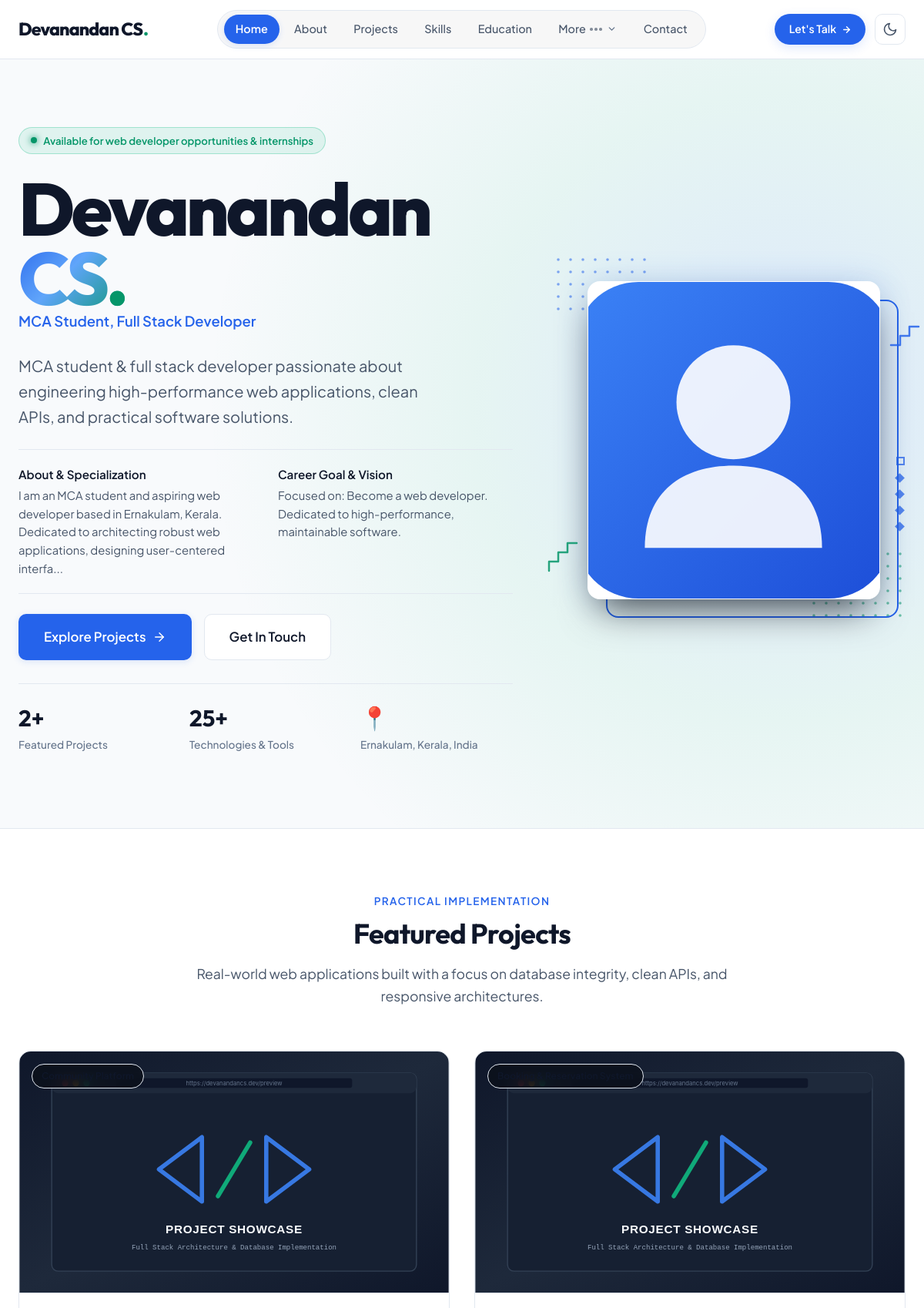
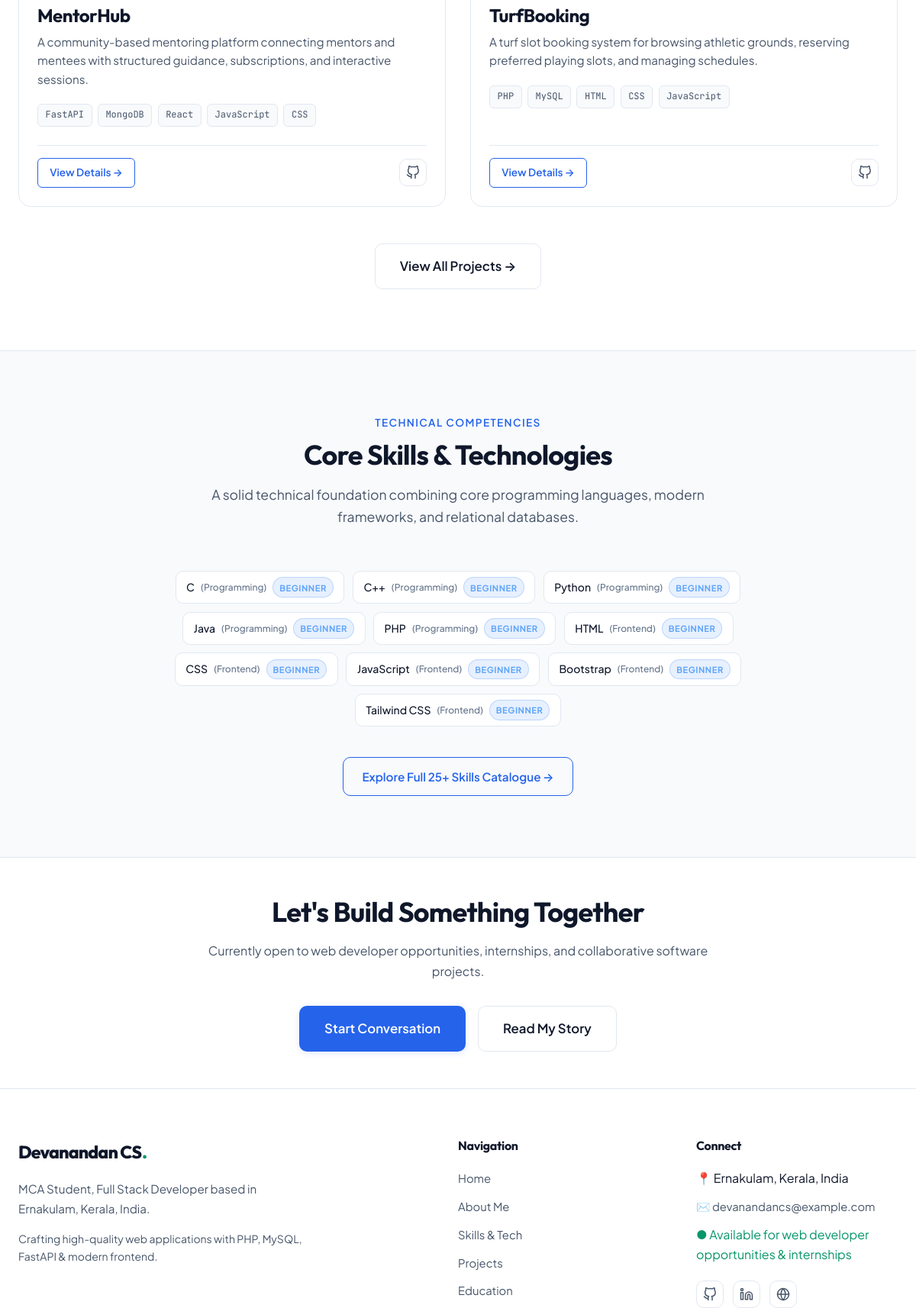
The page / (upper part) on the database its author committed (2 pictures, top to bottom).
### tables this page shows
CREATE TABLE IF NOT EXISTS `profile` (
    `id` INT UNSIGNED AUTO_INCREMENT PRIMARY KEY,
    `full_name` VARCHAR(100) NOT NULL DEFAULT 'Devanandan CS',
    `displayed_name` VARCHAR(100) NOT NULL DEFAULT 'Devanandan CS',
    `professional_title` VARCHAR(150) NOT NULL DEFAULT 'MCA Student, Full Stack Developer',
    `tagline` VARCHAR(255) NOT NULL,
    `bio` TEXT NOT NULL,
    `location` VARCHAR(150) NOT NULL DEFAULT 'Ernakulam, Kerala, India',
    `email` VARCHAR(120) NOT NULL DEFAULT 'devanandancs@example.com',
    `phone` VARCHAR(30) DEFAULT NULL,
    `career_goal` VARCHAR(255) NOT NULL DEFAULT 'Become a web developer',
    `availability_status` VARCHAR(100) NOT NULL DEFAULT 'Available for opportunities',
    `profile_photo` VARCHAR(255) DEFAULT NULL,
    `resume_file` VARCHAR(255) DEFAULT NULL,
    `github_url` VARCHAR(255) DEFAULT 'https://github.com',
    `linkedin_url` VARCHAR(255) DEFAULT 'https://linkedin.com',
    `updated_at` TIMESTAMP DEFAULT CURRENT_TIMESTAMP ON UPDATE CURRENT_TIMESTAMP
);

CREATE TABLE IF NOT EXISTS `projects` (
    `id` INT UNSIGNED AUTO_INCREMENT PRIMARY KEY,
    `title` VARCHAR(150) NOT NULL,
    `slug` VARCHAR(160) NOT NULL UNIQUE,
    `category` VARCHAR(100) NOT NULL DEFAULT 'Web Application',
    `role` VARCHAR(100) NOT NULL DEFAULT 'Full Stack Developer',
    `status` VARCHAR(50) NOT NULL DEFAULT 'In Development',
    `summary` VARCHAR(300) NOT NULL,
    `description` TEXT NOT NULL,
    `technologies` VARCHAR(255) NOT NULL,
    `github_url` VARCHAR(255) DEFAULT NULL,
    `live_url` VARCHAR(255) DEFAULT NULL,
    `featured` TINYINT(1) NOT NULL DEFAULT 0,
    `display_order` INT NOT NULL DEFAULT 0,
    `seo_title` VARCHAR(200) DEFAULT NULL,
    `seo_description` VARCHAR(300) DEFAULT NULL,
    `created_at` TIMESTAMP DEFAULT CURRENT_TIMESTAMP,
    `updated_at` TIMESTAMP DEFAULT CURRENT_TIMESTAMP ON UPDATE CURRENT_TIMESTAMP,
    INDEX `idx_projects_slug` (`slug`),
    INDEX `idx_projects_featured` (`featured`),
    INDEX `idx_projects_order` (`display_order`)
);

CREATE TABLE IF NOT EXISTS `skills` (
    `id` INT UNSIGNED AUTO_INCREMENT PRIMARY KEY,
    `name` VARCHAR(100) NOT NULL,
    `category` ENUM('Programming', 'Frontend', 'Backend', 'Databases', 'Tools', 'AI/ML') NOT NULL,
    `proficiency` ENUM('Beginner', 'Intermediate', 'Advanced') NOT NULL DEFAULT 'Beginner',
    `icon` VARCHAR(100) DEFAULT NULL,
    `display_order` INT NOT NULL DEFAULT 0,
    `created_at` TIMESTAMP DEFAULT CURRENT_TIMESTAMP,
    INDEX `idx_skills_category` (`category`),
    INDEX `idx_skills_order` (`display_order`)
);

CREATE TABLE IF NOT EXISTS `social_links` (
    `id` INT UNSIGNED AUTO_INCREMENT PRIMARY KEY,
    `platform` VARCHAR(60) NOT NULL,
    `url` VARCHAR(255) NOT NULL,
    `icon` VARCHAR(60) NOT NULL,
    `display_order` INT NOT NULL DEFAULT 0,
    `is_active` TINYINT(1) NOT NULL DEFAULT 1,
    `created_at` TIMESTAMP DEFAULT CURRENT_TIMESTAMP,
    INDEX `idx_social_order` (`display_order`)
);

### index.php (the view, shortened to what the rows shown need)
<?php
require_once __DIR__ . '/includes/header.php';
$profile = get_profile();
$db = get_db();
$featuredProjects = [];
try {
    $stmt = $db->query("SELECT * FROM projects WHERE featured = 1 ORDER BY display_order ASC LIMIT 3");
    $featuredProjects = $stmt->fetchAll();
} catch (Exception $e) {
}
$previewSkills = [];
try {
    $stmt = $db->query("SELECT * FROM skills ORDER BY display_order ASC LIMIT 10");
    $previewSkills = $stmt->fetchAll();
} catch (Exception $e) {
}
$heroName = !empty($profile['displayed_name']) ? trim($profile['displayed_name']) : (!empty($profile['full_name']) ? trim($profile['full_name']) : 'Developer');
$nameParts = preg_split('/\s+/', $heroName, 2);
$firstName = $nameParts[0] ?? $heroName;
$secondName = $nameParts[1] ?? '';
$profTitle = !empty($profile['professional_title']) ? $profile['professional_title'] : 'Full Stack Developer';
$tagline = !empty($profile['tagline']) ? $profile['tagline'] : 'I craft solid, database-driven web applications and scalable software products.';
$availStatus = !empty($profile['availability_status']) ? $profile['availability_status'] : 'Available for Developer Roles & Internships';
?>
<section class="creative-hero" id="hero">
    <div class="container">
        <div class="creative-hero-grid">
            <div class="hero-editorial-content">
                <div class="hero-status-pill">
                    <span class="status-dot"></span>
                    <span><?= e($availStatus) ?></span>
                </div>
                <div class="hero-heading-group">
                    <h1 class="hero-name-headline">
                        <?php if (!empty($secondName)): ?>
                            <?= e($firstName) ?><br>
                            <span class="hero-surname-gradient"><?= e($secondName) ?><span class="dot-accent">.</span></span>
                        <?php else: ?>
                            <span class="hero-surname-gradient"><?= e($firstName) ?><span class="dot-accent">.</span></span>
                        <?php endif; ?>
                    </h1>
                    <div class="hero-role-bar">
                        <span class="hero-role-highlight"><?= e($profTitle) ?></span>
                    </div>
                </div>
                <p class="hero-editorial-lead">
                    <?= e($tagline) ?>
                </p>
                <div class="hero-feature-columns">
                    <div class="hero-feat-item">
                        <strong>About &amp; Specialization</strong>
                        <?= !empty($profile['bio']) ? e(mb_strimwidth(strip_tags($profile['bio']), 0, 160, '...')) : 'Architecting robust web applications, clean APIs, and database-driven solutions.' ?>
                    </div>
                    <div class="hero-feat-item">
                        <strong>Career Goal &amp; Vision</strong>
                        <?= !empty($profile['career_goal']) ? 'Focused on: ' . e($profile['career_goal']) . '. Dedicated to high-performance, maintainable software.' : 'Building scalable applications with intuitive user experiences.' ?>
                    </div>
                </div>
                <div class="hero-actions-group">
                    <a href="<?= url('projects.php') ?>" class="btn btn-primary btn-lg">
                    </a>
                    <a href="<?= url('contact.php') ?>" class="btn btn-secondary btn-lg">
                    </a>
                </div>
                <div class="hero-stats" style="margin-top: 0.25rem; padding-top: 1.25rem;">
                    <div class="stat-item">
                    </div>
                    <div class="stat-item">
                    </div>
                    <div class="stat-item">
                        <span class="stat-number"><?= !empty($profile['location']) ? '📍' : 'MCA' ?></span>
                        <span class="stat-label"><?= !empty($profile['location']) ? e($profile['location']) : 'Ernakulam, India' ?></span>
                    </div>
                </div>
            </div>
        </div>
    </div>
</section>
<section class="section" id="featured-projects" style="background-color: var(--bg-surface); border-top: 1px solid var(--border-color); border-bottom: 1px solid var(--border-color);">
    <div class="container">
        <div class="section-header">
            <h2 class="section-title">Featured Projects</h2>
        </div>
        <div class="grid-2">
            <?php foreach ($featuredProjects as $project): ?>
                <?php
                    $techList = array_map('trim', explode(',', $project['technologies']));
                    $imgStmt = $db->prepare("SELECT image_path FROM project_images WHERE project_id = :pid ORDER BY is_featured DESC, display_order ASC LIMIT 1");
                    $imgStmt->execute(['pid' => $project['id']]);
                    $primaryImg = $imgStmt->fetchColumn();
                    $thumbnailSrc = !empty($primaryImg) ? upload_url($primaryImg, 'projects') : asset('images/project-placeholder.svg');
                ?>
                <article class="project-card">
                    <div class="project-thumbnail-wrapper">
                        <img src="<?= e($thumbnailSrc) ?>" alt="<?= e($project['title']) ?> Screenshot" class="project-thumbnail" loading="lazy">
                        <span class="project-category-badge"><?= e($project['category']) ?></span>
                    </div>
                    <div class="project-body">
                        <h3 class="project-title">
                            <a href="<?= url('project.php?slug=' . urlencode($project['slug'])) ?>"><?= e($project['title']) ?></a>
                        </h3>
                        <p class="project-summary"><?= e($project['summary']) ?></p>
                        <div class="project-tech-stack">
                            <?php foreach ($techList as $tech): ?>
                                <span class="tech-badge"><?= e($tech) ?></span>
                            <?php endforeach; ?>
                        </div>
                        <div class="project-footer">
                            <a href="<?= url('project.php?slug=' . urlencode($project['slug'])) ?>" class="btn btn-outline btn-sm">
                                View Details &rarr;
                            </a>
                            <div class="project-links">
                                <?php if (!empty($project['github_url'])): ?>
                                    <a href="<?= e($project['github_url']) ?>" target="_blank" rel="noopener noreferrer" class="social-pill" title="GitHub Repository">
                                    </a>
                                <?php endif; ?>
                            </div>
                        </div>
                    </div>
                </article>
            <?php endforeach; ?>
        </div>
    </div>
</section>
<section class="section" id="skills-overview">
    <div class="container">
        <div class="section-header">
            <h2 class="section-title">Core Skills &amp; Technologies</h2>
        </div>
        <div class="skills-list" style="justify-content: center; max-width: 900px; margin: 0 auto 2.5rem auto;">
            <?php foreach ($previewSkills as $sk): ?>
                <div class="skill-pill">
                    <span><?= e($sk['name']) ?></span>
                    <span style="color: var(--text-muted); font-size: 0.75rem;">(<?= e($sk['category']) ?>)</span>
                    <?= render_proficiency_badge($sk['proficiency']) ?>
                </div>
            <?php endforeach; ?>
        </div>
    </div>
</section>
<section class="section-sm" style="background-color: var(--bg-surface); border-top: 1px solid var(--border-color);">
    <div class="container" style="text-align: center; max-width: 760px;">
        <h2 style="margin-bottom: 1rem;">Let's Build Something Together</h2>
    </div>
</section>
<?php include __DIR__ . '/includes/footer.php'; ?>

### includes/navbar.php (shortened to what the rows shown need)
<?php
$profile = get_profile();
$displayedName = !empty($profile['displayed_name']) ? $profile['displayed_name'] : (!empty($profile['full_name']) ? $profile['full_name'] : 'Portfolio');
?>
<header class="site-header" id="site-header">
    <div class="container">
        <nav class="navbar" aria-label="Main Portfolio Navigation">
            <a href="<?= url('') ?>" class="nav-brand" aria-label="<?= e($displayedName) ?> Home">
                <span class="brand-monogram"><?= e($displayedName) ?><span class="brand-accent-dot">.</span></span>
            </a>
        </nav>
    </div>
</header>

### includes/functions.php (shortened to what the rows shown need)
<?php
function e(?string $str): string {
    return htmlspecialchars((string)($str ?? ''), ENT_QUOTES | ENT_SUBSTITUTE, 'UTF-8');
}
function url(string $path = ''): string {
    $path = '/' . ltrim($path, '/');
    return BASE_URL . $path;
}
function asset(string $path): string {
    $cleanPath = '/' . ltrim($path, '/');
    $fullPath = ROOT_PATH . '/assets' . $cleanPath;
    $version = file_exists($fullPath) ? '?v=' . filemtime($fullPath) : '';
    return BASE_URL . '/assets' . $cleanPath . $version;
}
function get_setting(string $key, string $default = ''): string {
    return $GLOBALS['_cached_settings'][$key] ?? $default;
}
function get_profile(): array {
    if ($GLOBALS['_cached_profile'] === null) {
        try {
            $db = get_db();
            $stmt = $db->query("SELECT * FROM profile ORDER BY id ASC LIMIT 1");
        } catch (Exception $e) {
            $GLOBALS['_cached_profile'] = [];
        }
    }
    return $GLOBALS['_cached_profile'];
}
function render_proficiency_badge(string $level): string {
    $level = ucfirst(strtolower($level));
    $class = match($level) {
        'Advanced' => 'badge-advanced',
        'Intermediate' => 'badge-intermediate',
        default => 'badge-beginner'
    };
    return '<span class="proficiency-badge ' . $class . '">' . e($level) . '</span>';
}

### includes/footer.php (shortened to what the rows shown need)
<?php
$profile = get_profile();
$displayedName = !empty($profile['displayed_name']) ? $profile['displayed_name'] : (!empty($profile['full_name']) ? $profile['full_name'] : 'Portfolio');
$footerTagline = get_setting('footer_tagline', 'Crafting high-quality web applications with PHP, MySQL, FastAPI & modern frontend.');
$socialLinks = [];
try {
    $db = get_db();
    $stmt = $db->query("SELECT * FROM social_links WHERE is_active = 1 ORDER BY display_order ASC");
    $socialLinks = $stmt->fetchAll();
} catch (Exception $e) {
}
?>
    </main>
    <footer class="site-footer" id="site-footer">
        <div class="container">
            <div class="footer-grid">
                <div class="footer-col footer-col-brand">
                    <a href="<?= url('') ?>" class="nav-brand" aria-label="<?= e($displayedName) ?> Home">
                        <span class="brand-monogram"><?= e($displayedName) ?><span class="brand-accent-dot">.</span></span>
                    </a>
                    <p class="footer-brand-bio">
                        <?= e($profile['professional_title'] ?? 'MCA Student, Full Stack Developer') ?> based in <?= e($profile['location'] ?? 'Ernakulam, Kerala, India') ?>.
                    </p>
                    <p class="footer-brand-bio" style="margin-top: 0.5rem; font-size: 0.875rem;">
                        <?= e($footerTagline) ?>
                    </p>
                </div>
                <div class="footer-col">
                    <ul class="footer-links">
                        <li><span>📍 <?= e($profile['location'] ?? 'Ernakulam, Kerala, India') ?></span></li>
                        <li><a href="mailto:<?= e($profile['email'] ?? 'devanandancs@example.com') ?>">✉️ <?= e($profile['email'] ?? 'devanandancs@example.com') ?></a></li>
                        <li><span style="color: var(--accent-emerald);">● <?= e($profile['availability_status'] ?? 'Available for opportunities') ?></span></li>
                    </ul>
                    <?php if (!empty($socialLinks)): ?>
                        <div class="social-pills" style="margin-top: 1.25rem;">
                            <?php foreach ($socialLinks as $link): ?>
                                <a href="<?= e($link['url']) ?>" target="_blank" rel="noopener noreferrer" class="social-pill" title="<?= e($link['platform']) ?>">
                                </a>
                            <?php endforeach; ?>
                        </div>
                    <?php endif; ?>
                </div>
            </div>
        </div>
    </footer>
</body>
</html>

### rows shown on the page
profile: displayed_name "Devanandan CS", availability_status "Available for web developer opportunities & internships", displayed_name "Devanandan", displayed_name "CS", professional_title "MCA Student, Full Stack Developer", tagline "MCA student & full stack developer passionate about engineering high-performance web applications, clean APIs, and practical software solutions.", bio "I am an MCA student and aspiring web developer based in Ernakulam, Kerala. Dedicated to architecting robust web applications, designing user-centered interfa...", career_goal "Become a web developer", location "Ernakulam, Kerala, India", email "devanandancs@example.com"
projects: title "MentorHub", summary "A community-based mentoring platform connecting mentors and mentees with structured guidance, subscriptions, and interactive sessions.", technologies "FastAPI", technologies "MongoDB", technologies "React", technologies "JavaScript", technologies "CSS"
projects: title "TurfBooking", summary "A turf slot booking system for browsing athletic grounds, reserving preferred playing slots, and managing schedules.", technologies "PHP", technologies "MySQL", technologies "HTML", technologies "CSS", technologies "JavaScript"
skills: name "C", category "Programming", proficiency "BEGINNER"
skills: name "C++", category "Programming", proficiency "BEGINNER"
skills: name "Python", category "Programming", proficiency "BEGINNER"
skills: name "Java", category "Programming", proficiency "BEGINNER"
skills: name "PHP", category "Programming", proficiency "BEGINNER"
skills: name "HTML", category "Frontend", proficiency "BEGINNER"
skills: name "CSS", category "Frontend", proficiency "BEGINNER"
skills: name "JavaScript", category "Frontend", proficiency "BEGINNER"
skills: name "Bootstrap", category "Frontend", proficiency "BEGINNER"
skills: name "Tailwind CSS", category "Frontend", proficiency "BEGINNER"
social_links: platform "GitHub" (drawn)
social_links: platform "LinkedIn" (drawn)
social_links: platform "Email" (drawn)

### other values the page prints
$totalProjects "2"
$totalSkills "25"
$footerTagline "Crafting high-quality web applications with PHP, MySQL, FastAPI & modern frontend."
